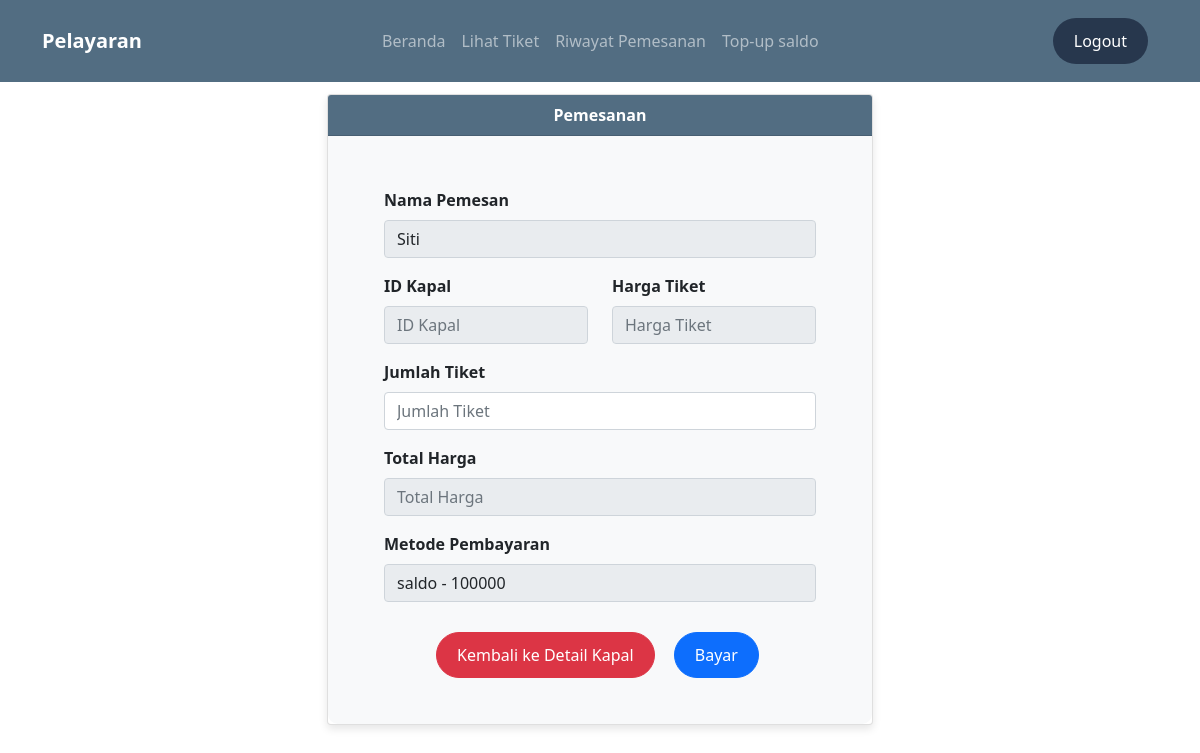
The app's page /pemesanan.php (signed in), older data.
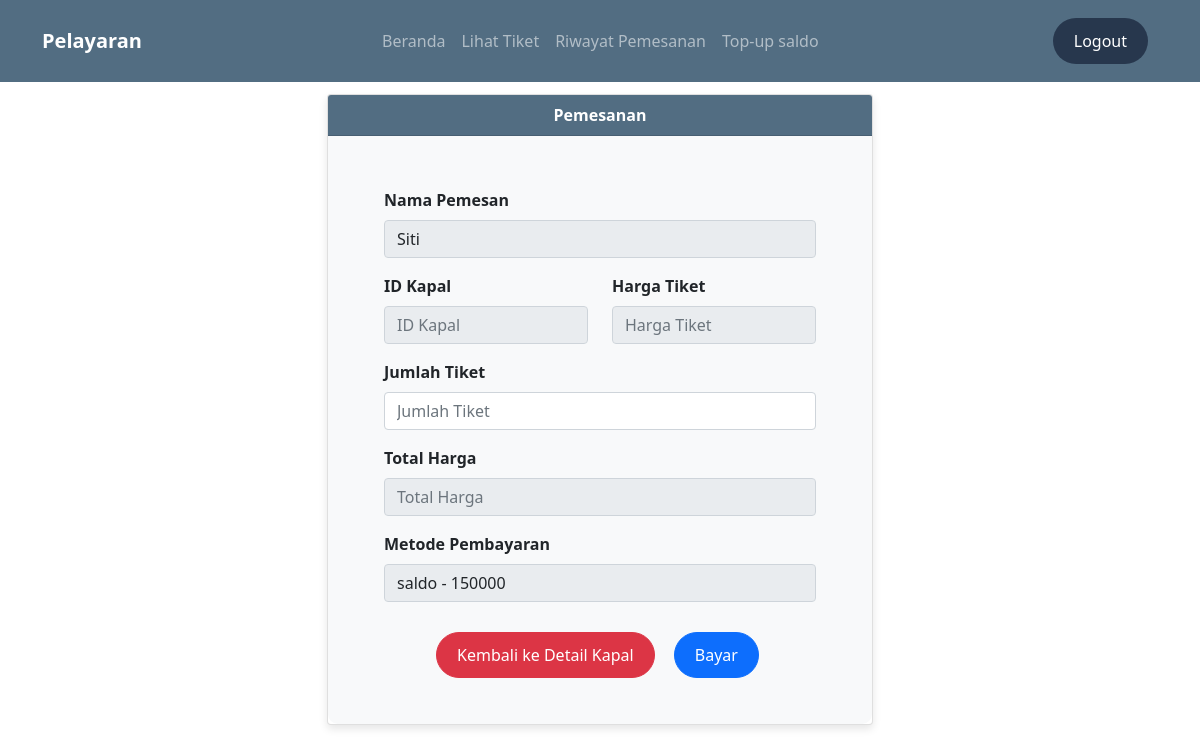
The same page, newer data.
### tables this page shows
CREATE TABLE `user` (
  `id_user` varchar(5) NOT NULL,
  `nama` varchar(25) NOT NULL,
  `username` varchar(10) NOT NULL,
  `password` varchar(10) NOT NULL,
  `level` varchar(10) NOT NULL DEFAULT 'user',
  `saldo` int(25) NOT NULL DEFAULT 0
);

### pemesanan.php (the view, shortened to what this page needs)
<?php
include 'koneksi.php';
?>
<!DOCTYPE html>
<html>
<head>
    <link rel="stylesheet" href="https://cdn.jsdelivr.net/npm/bootstrap-icons@1.8.1/font/bootstrap-icons.css">
</head>
<body>
    <?php include 'navbaruser.php'; ?>
    <br>
    <div class="container">
        <div class="row justify-content-center">
            <div class="col-md-6">
                <div class="card">
                    <div class="card-header">
                        <b>Pemesanan</b>
                    </div>
                    <?php
                    $id_kapal = isset($_GET['id']) ? mysqli_real_escape_string($koneksi, $_GET['id']) : '';
                    $sqlTampil = mysqli_query($koneksi, "SELECT harga FROM kapal WHERE id_kapal = '$id_kapal'");
                    $dataTampil = mysqli_fetch_array($sqlTampil);
                    $id_user= $_SESSION['id_user'];
                    $sqlTampil2 =  mysqli_query($koneksi, "SELECT nama FROM user WHERE id_user= '$id_user'");
                    $dataTampil2 = mysqli_fetch_array($sqlTampil2);
                    ?>
                    <div class="card-body">
                        <form action="" method="post">
                            <div class="mb-3">
                                <label class="form-label"><b>Nama Pemesan</b></label>
                                <input type="text" readonly value="<?php echo $dataTampil2['nama'] ?>" class="form-control" name="id_user" autocomplete="off" placeholder="ID User" required>
                            </div>
                            <div class="row mb-3">
                                <div class="col-md-6">
                                    <label class="form-label"><b>ID Kapal</b></label>
                                    <input type="text" value="<?php echo $id_kapal ?>" readonly class="form-control" name="id_kapal" autocomplete="off" placeholder="ID Kapal" required>
                                </div>
                                <div class="col-md-6">
                                    <label class="form-label"><b>Harga Tiket</b></label>
                                    <input type="number" readonly value="<?php echo $dataTampil['harga'] ?>" class="form-control" id="harga" name="harga" autocomplete="off" placeholder="Harga Tiket" required>
                                </div>
                            </div>
                            <div class="mb-3">
                                <label class="form-label"><b>Jumlah Tiket</b></label>
                                <input type="number" class="form-control" id="jumlah" name="jumlah" autocomplete="off" placeholder="Jumlah Tiket" required>
                            </div>
                            <div class="mb-3">
                                <label class="form-label"><b>Total Harga</b></label>
                                <input type="number" readonly class="form-control" id="total_harga" name="total_harga" autocomplete="off" placeholder="Total Harga" required>
                            </div>
                            <?php
                                if(isset($_SESSION['level']) && isset($_SESSION['id_user'])) {
                                $id_user = $_SESSION['id_user'];
                                $query = "SELECT saldo FROM user WHERE id_user = '$id_user'";
                                $result = mysqli_query($koneksi, $query);
                                $row = mysqli_fetch_assoc($result);
                                $saldo = $row['saldo'];
                            }
                            ?>
                            <div class="mb-3">
                                <label class="form-label"><b>Metode Pembayaran</b></label>
                                <input type="text" readonly value="saldo - <?php echo $saldo ?>" class="form-control" name="metode_byr" autocomplete="off" placeholder="Metode Pembayaran" required>
                            </div>
                            <div id="btn-fix">
                                <center>
                                    <a href="lihatdetail.php?id=<?php echo $id_kapal; ?>" class="btn btn-danger">Kembali ke Detail Kapal</a>
                                    <button type="submit" class="btn btn-primary" name="simpan">Bayar</button>
                                </center>
                            </div>
                        </form>
                    </div>
                </div>
            </div>
        </div>
    </div>
</body>
</html>

Row changes from the older to the newer data that the page shows:
changed user "Siti": metode_byr "saldo - 100000" → "saldo - 150000"
